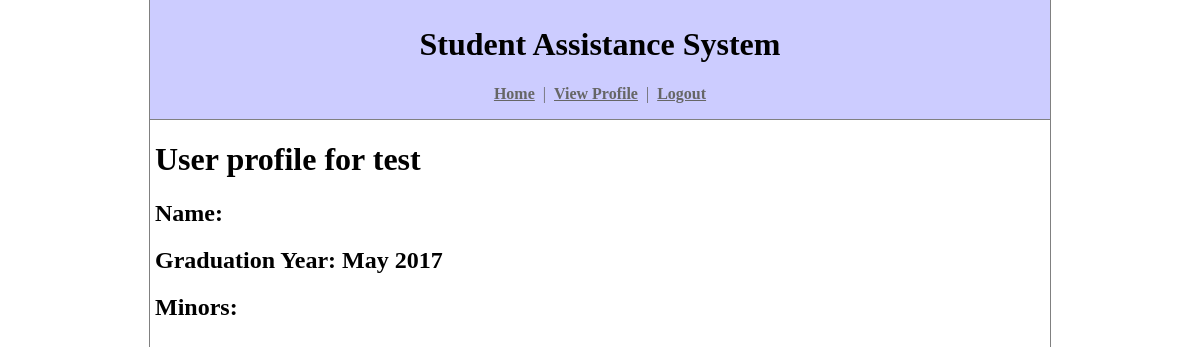
Before: /accounts/profile/ (signed in) with the older database file.
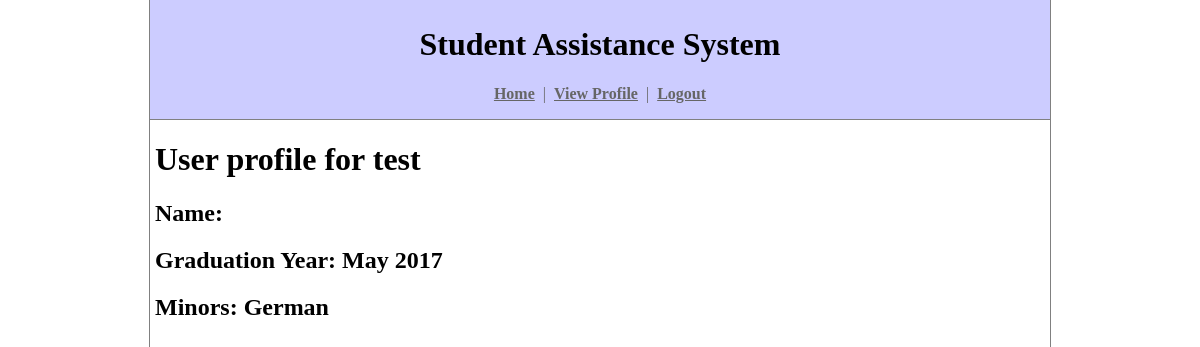
After: the same page with the newer database file.
### student_assistance_system/models.py (models this page shows, shortened)
class Profile(models.Model):
    user = models.OneToOneField(User, on_delete=models.CASCADE)
    name = models.CharField(max_length=50)
    minors = models.ManyToManyField(RequirementSet)
    year = models.CharField(max_length=50)

class RequirementSet(models.Model):
    name = models.CharField(max_length=50)
    department = models.ForeignKey(Department)
    type = models.IntegerField() # 0 = major, 1 = minor, 2 = concentration
    effective_date = models.DateField()
    requirements = models.ManyToManyField(Requirement)

### student_assistance_system/views.py (the view)
# urls.py: url(r'^accounts/profile/$', views.profile, name='profile'),
@login_required
def profile(request):
    return render(request, 'student_assistance_system/profile.html', dict(user=request.user))

### student_assistance_system/templates/student_assistance_system/profile.html (shortened to what this page needs)
{% extends "student_assistance_system/base_site.html" %}
{% block content %}
<h1>User profile for {{ user.username }}</h1>
<h2> Name: {{user.profile.name}}</h2>
<h2> Graduation Year: {{user.profile.year}} </h2>
<h2> Minors:
{% for minor in user.profile.minors.all %}
    {{ minor.name }}
{% endfor %} </h2>
{% endblock %}

### student_assistance_system/templates/student_assistance_system/base_site.html (shortened to what this page needs)
{% load static %}
<!DOCTYPE html>
<html lang="en">
<head>
    <link rel="stylesheet" href="{% static 'student_assistance_system/style.css' %}" />
</head>
<body>
    <div id="page">
        <div id="top">
            {% block top %}
            <h1>Student Assistance System</h1>
            <p>
                <a href="{% url 'student_assistance_system:index' %}">Home</a>&nbsp;&nbsp;|&nbsp;&nbsp;<a
                href="{% url 'student_assistance_system:profile' %}">View Profile</a>&nbsp;&nbsp;|&nbsp;&nbsp;<a
                href="{% url 'student_assistance_system:logout' %}">Logout</a>
            </p>
            {% endblock %}
        </div><div id="content">
            {% block content %}{% endblock %}
        </div>
    </div>
</body>
</html>

### student_assistance_system/static/student_assistance_system/style.css (style rules this page uses)
html, body { height: 100%; margin: 0px; }
#page { margin: auto; width: 75%; height: 100%; border-left: 1px solid gray; border-right: 1px solid gray; }
#top { text-align: center; background: #CCCCFF; padding: 5px 5px 0px 5px; border-bottom: 1px solid gray; }
#top p { color: #666666; }
#top p a { color: #666666; font-weight: bold; }
#content { padding: 0px 5px; }

Changed rows visible on the page:
added RequirementSet: name "German"
